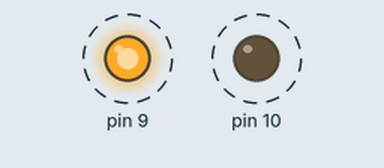
A sketch run on a simulated Arduino Uno, built with avr-gcc and run on an emulated ATmega328P. Parts: output pins drawn as LEDs (lit = HIGH). Dashed ring = blinking.

Above: at 0.6 s.
Timing chart, 0 to 3.0 s (numbered marks = the images above):
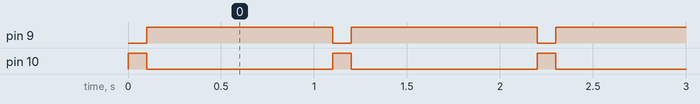

Measured:
- by itself, pin 9: alternates HIGH for 1.0 s and LOW for 0.10 s
- by itself, pin 10: alternates HIGH for 0.10 s and LOW for 1.0 s

The sketch:

Variables.ino
```cpp
// Preparação do Arduino, este código irá rodar uma única vez
void setup()
{
  // Colocamos o pino 7 do Arduino como OUTPUT (saída)
  pinMode(10, OUTPUT);
  pinMode(9, OUTPUT);
}

// Este código é chamado automáticamente pelo Arduino, ficará em
// loop até que seu Arduino seja desligado
void loop()
{

  int intervalo1Pisca;
  int intervalo2Pisca;

  intervalo1Pisca = 100;
  intervalo2Pisca = 1000;

  // Ativamos o pino 7 (colocando 5v nele)
  digitalWrite(9, LOW);
  digitalWrite(10, HIGH);

  delay(intervalo1Pisca);

  // Desligamos o pino 7
  digitalWrite(10, LOW);
digitalWrite(9, HIGH);

  delay(intervalo2Pisca);

  // Este código irá se repetir eternamente
}
```
